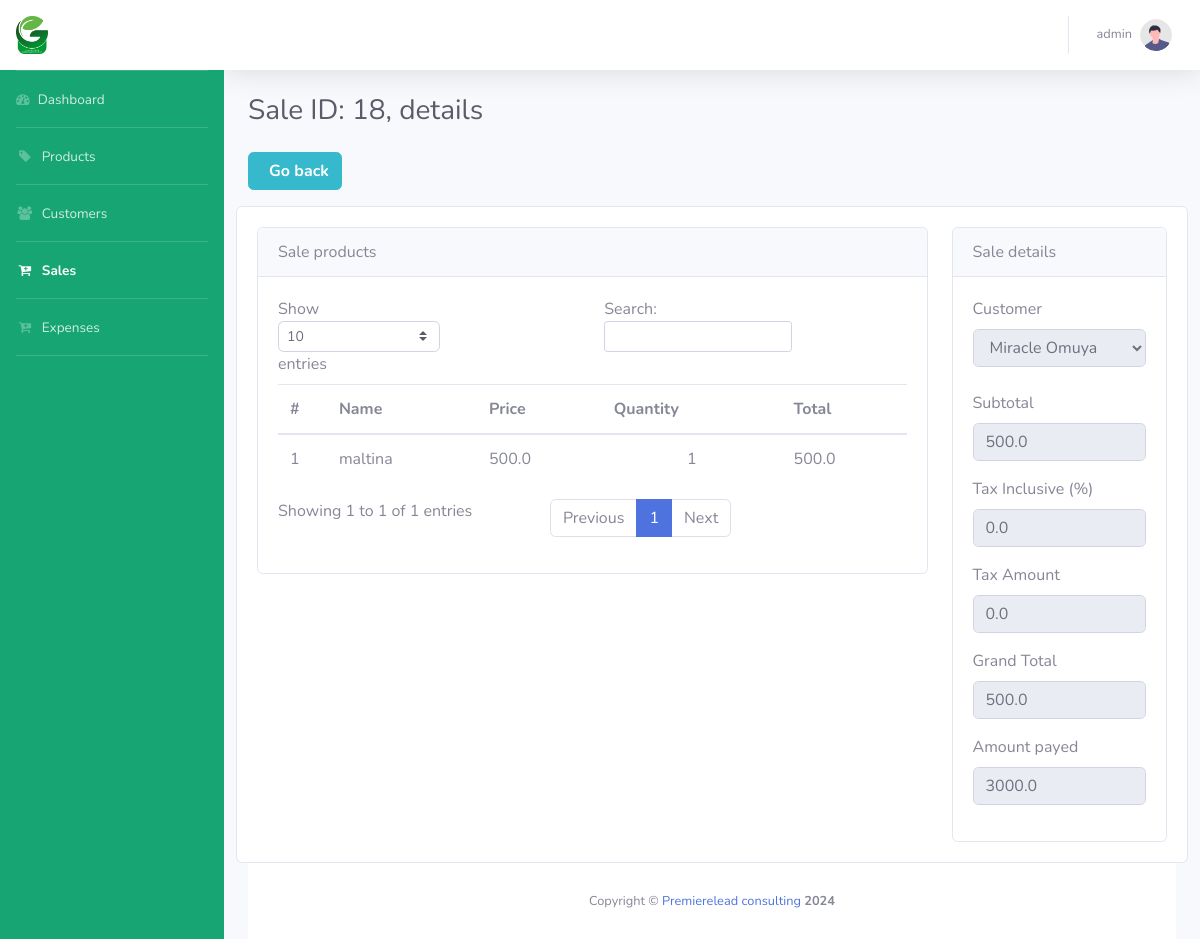
Page /sales/details/18 (signed in) on the committed database.
### sales/models.py (models this page shows, shortened)
class Sale(models.Model):
    user = models.ForeignKey(User, on_delete=models.CASCADE, null=True)
    date_added = models.DateTimeField(default=django.utils.timezone.now)
    customer = models.ForeignKey(
        Customer, models.DO_NOTHING, db_column='customer', null=True, default="Unregistered")
    product = models.CharField(default="product", max_length=50)
    sub_total = models.FloatField(default=0)
    grand_total = models.FloatField(default=0)
    tax_amount = models.FloatField(default=0)
    tax_percentage = models.FloatField(default=0)
    amount_payed = models.FloatField(default=0)
    amount_change = models.FloatField(default=0)
    class Meta:
        db_table = 'Sales'

class SaleDetail(models.Model):
    sale = models.ForeignKey(
        Sale, models.DO_NOTHING, db_column='sale')
    product = models.ForeignKey(
        Product, models.DO_NOTHING, db_column='product')
    price = models.FloatField()
    quantity = models.IntegerField()
    total_detail = models.FloatField()
    class Meta:
        db_table = 'SaleDetails'

### products/models.py (models this page shows, shortened)
class Product(models.Model):
    STATUS_CHOICES = (  # new
        ("ACTIVE", "Active"),
        ("INACTIVE", "Inactive")
    )
    name = models.CharField(max_length=256)
    description = models.TextField(max_length=256)
    status = models.CharField(
        choices=STATUS_CHOICES,
        max_length=100,
        verbose_name="Status of the product",
    )
    price = models.FloatField(default=0)
    class Meta:
        db_table = "Product"

### customers/models.py (models this page shows, shortened)
class Customer(models.Model):
    first_name = models.CharField(max_length=256, blank=True, null=True)
    last_name = models.CharField(max_length=256, blank=True, null=True)
    address = models.TextField(max_length=256, blank=True, null=True)
    email = models.EmailField(max_length=256, blank=True, null=True)
    phone = models.CharField(max_length=30, blank=True, null=True)
    class Meta:
        db_table = 'Customers'
    def get_full_name(self):
        return self.first_name + " " + self.last_name

### sales/views.py (the view)
@login_required(login_url="/accounts/login/")
def sales_details_view(request, sale_id):
    try:
        sale = Sale.objects.get(id=sale_id)
        details = SaleDetail.objects.filter(sale=sale)
        context = {
            "active_icon": "sales",
            "sale": sale,
            "details": details,
        }
        return render(request, "sales/sales_details.html", context=context)
    except Exception as e:
        messages.success(
            request, 'There was an error getting the sale!', extra_tags="danger")
        print(e)
        return redirect('sales:sales_list')

### templates/sales/sales_details.html (shortened to what this page needs)
{% extends "pos/base.html" %}
{% load static %}
{% block stylesheets %}
<link href="https://cdn.jsdelivr.net/npm/select2@4.1.0-rc.0/dist/css/select2.min.css" rel="stylesheet" />
<link rel="stylesheet" href="https://cdn.jsdelivr.net/npm/@ttskch/select2-bootstrap4-theme@1.5.2/dist/select2-bootstrap4.min.css">
<link rel="stylesheet" href="{% static 'assets/bootstrap-touchspin-master/src/jquery.bootstrap-touchspin.css' %}">
{% endblock stylesheets %}
{% block heading %}Sale ID: {{sale.id}}, details{% endblock heading %}
{% block content %}
<div class="row ml-0 mb-3">
    <a href="{% url 'sales:sales_list' %}">
        <button type="button" class="btn btn-info font-weight-bold">
            Go back
        </button>
    </a>
</div>
<form action="{% url 'sales:sales_add' %}" class="saleForm" method="post">
    <div class="row mt-3">
        <div class="card col-md-12">
            <div class="card-body ml-0">
                <div class="row">
                    <div class="col-md-9 pl-0">
                        <div class="card card-secondary">
                            <div class="card-header">Sale products</div>
                            <div class="card-body">
                                <div class="card-body table-responsive p-0">
                                    <table class="table table-hover text-nowrap" id="table_products">
                                        <thead>
                                            <tr>
                                                <th>#</th>
                                                <th>Name</th>
                                                <th>Price</th>
                                                <th>Quantity</th>
                                                <th>Total</th>
                                                </tr>
                                            </thead>
                                        <tbody>
                                            {% for detail in details %}
                                            <tr>
                                                <td>{{forloop.counter}}</td>
                                                <td>{{detail.product.name}}</td>
                                                <td>{{detail.price}}</td>
                                                <td class="text-center">{{detail.quantity}}</td>
                                                <td>{{detail.total_detail}}</td>
                                            </tr>
                                            {% endfor %}
                                        </tbody>
                                    </table>
                                </div>
                            </div>
                        </div>
                    </div>
                    <div class="col-md-3 pr-0">
                        <div class="card card-secondary">
                            <div class="card-header">Sale details</div>
                            <div class="card-body">
                                <div class="form-group">
                                    <label for="customer">Customer</label>
                                    <select name="customer" class="form-control" id="searchbox_customers" disabled readonly>
                                        <option value="{{sale.customer.id}}">{{sale.customer.get_full_name}}</option>
                                    </select>
                                <div class="form-group mt-4">
                                    <label>Subtotal</label>
                                    <div class="input-group">
                                        <input name="sub_total" class="form-control" value="{{sale.sub_total}}" readonly>
                                    </div>
                                </div>
                                <div class="form-group">
                                    <label>Tax Inclusive (%)</label>
                                    <div class="input-group">
                                        <input name="tax_percentage" class="form-control" value="{{sale.tax_percentage}}" readonly>
                                    </div>
                                </div>
                                <div class="form-group">
                                    <label>Tax Amount</label>
                                    <div class="input-group">
                                        <input name="tax_amount" class="form-control" value="{{sale.tax_amount}}" readonly>
                                    </div>
                                </div>
                                <div class="form-group">
                                    <label>Grand Total</label>
                                    <div class="input-group">
                                        <input name="grand_total" class="form-control" value="{{sale.grand_total}}" readonly>
                                    </div>
                                </div>
                                <div class="form-group">
                                    <label>Amount payed</label>
                                    <div class="input-group">
                                        <input name="amount_payed" class="form-control" value="{{sale.amount_payed}}" readonly>
                                    </div>
                                </div>
                            </div>
                    </div>
                </div>
            </div>
        </div>
    </div>
</form>
{% endblock content %}

### templates/pos/navbar.html (shortened to what this page needs)
{% load static %}
<nav class="navbar navbar-expand navbar-light bg-white topbar mb-4 static-top shadow">
    <ul class="navbar-nav ml-auto">
        <li class="nav-item dropdown no-arrow">
            <a class="nav-link dropdown-toggle" href="#" id="userDropdown" role="button"
                data-toggle="dropdown" aria-haspopup="true" aria-expanded="false">
                <span class="mr-2 d-none d-lg-inline text-gray-600 small">{{request.user.username}}</span>
                <img class="img-profile rounded-circle"
                    src="{% static 'img/undraw_profile.svg' %}">
            </a>
        </li>
    </ul>
</nav>

### rows in the picture
Sale: id "18", customer "Miracle Omuya", sub_total "500.0", tax_percentage "0.0", tax_amount "0.0", grand_total "500.0", amount_payed "3000.0"
SaleDetail: product.name "maltina", price "500.0", quantity "1", total_detail "500.0"

### other values in the picture
{{ request.user.username }} "admin"
